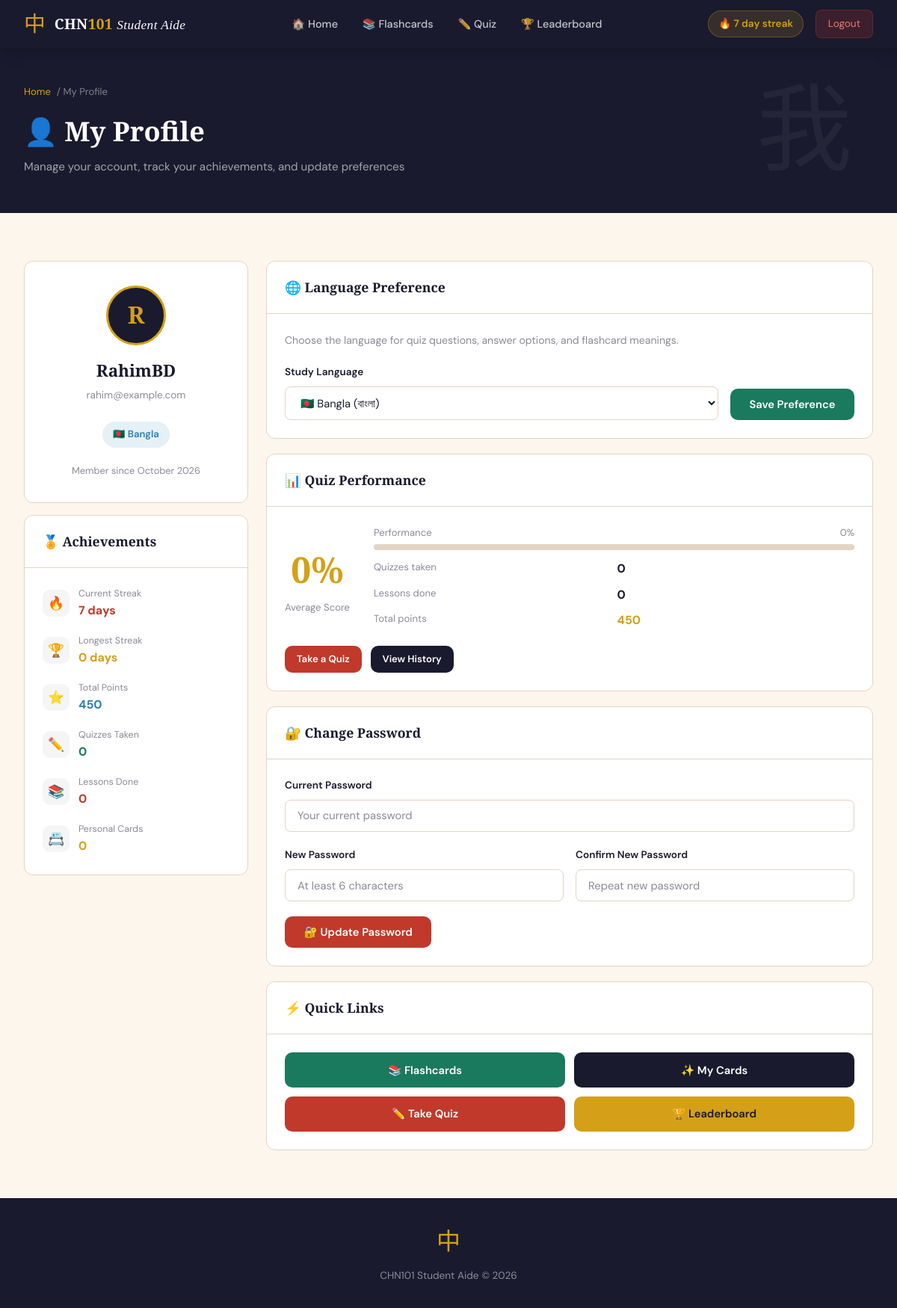
The page /profile.php (signed in) on the database its author committed.
### tables this page shows
CREATE TABLE students (
    student_id INT AUTO_INCREMENT PRIMARY KEY,
    username VARCHAR(100) NOT NULL UNIQUE,
    email VARCHAR(255) NOT NULL UNIQUE,
    password_hash VARCHAR(255) NOT NULL,
    preferred_language ENUM('english','bangla') DEFAULT 'english',
    current_streak INT DEFAULT 0,
    longest_streak INT DEFAULT 0,
    total_points INT DEFAULT 0,
    last_quiz_date DATE NULL,
    created_at TIMESTAMP DEFAULT CURRENT_TIMESTAMP
);

### db.php (called while the page is built, shortened)
<?php
function h($str) {
    return htmlspecialchars($str ?? '', ENT_QUOTES, 'UTF-8');
}
?>

### profile.php (the view, shortened to what this page needs)
<?php
require_once 'includes/db.php';
$studentId = $_SESSION['student_id'];
$student = $pdo->prepare("SELECT * FROM students WHERE student_id=?");
$student->execute([$studentId]);
$student = $student->fetch();
$stats = $pdo->prepare("
  SELECT COUNT(DISTINCT qa.attempt_id) AS total_quizzes,
         COUNT(DISTINCT qa.lesson_id)  AS lessons_done,
         ROUND(AVG(qa.score/qa.total_questions*100),1) AS avg_score,
         (SELECT COUNT(*) FROM personal_flashcards WHERE student_id=:sid) AS personal_cards
  FROM quiz_attempts qa WHERE qa.student_id=:sid
");
$stats->execute([':sid' => $studentId]);
$stats = $stats->fetch();
?>
<!DOCTYPE html>
<html lang="en">
<head>
  <link rel="stylesheet" href="css/style.css"/>
</head>
<body>
<nav class="navbar">
  <a href="index.php" class="navbar-brand">
    <span class="logo-char">中</span>
    <span class="logo-text">CHN<span>101</span> <em style="font-style:italic;font-weight:300;font-size:0.9em;">Student Aide</em></span>
  </a>
  <ul class="nav-links">
    <li><a href="index.php">🏠 Home</a></li>
    <li><a href="flashcards/index.php">📚 Flashcards</a></li>
    <li><a href="quiz/index.php">✏️ Quiz</a></li>
    <li><a href="leaderboard/index.php">🏆 Leaderboard</a></li>
  </ul>
  <div class="nav-user">
    <span class="nav-streak">🔥 <?= (int)$student['current_streak'] ?> day streak</span>
    <a href="logout.php" class="btn-logout">Logout</a>
  </div>
</nav>
<div class="page-header" data-char="我">
  <div class="container">
    <div class="breadcrumb"><a href="index.php">Home</a> / My Profile</div>
    <h1>👤 My Profile</h1>
    <p>Manage your account, track your achievements, and update preferences</p>
  </div>
</div>
<section class="section">
  <div class="container">
    <div style="display:grid;grid-template-columns:300px 1fr;gap:1.5rem;align-items:start">
      <div>
        <div class="card" style="text-align:center">
          <div class="card-body" style="padding:2rem">
            <div style="width:80px;height:80px;border-radius:50%;background:var(--ink);display:flex;align-items:center;justify-content:center;font-family:'Playfair Display',serif;font-size:2rem;font-weight:700;color:var(--gold);margin:0 auto 1rem;border:3px solid var(--gold)">
              <?= strtoupper(substr($student['username'],0,1)) ?>
            </div>
            <h2 style="font-family:'Playfair Display',serif;font-size:1.4rem;margin-bottom:0.2rem"><?= h($student['username']) ?></h2>
            <p style="color:var(--muted);font-size:0.85rem;margin-bottom:1.5rem"><?= h($student['email']) ?></p>
            <span class="badge badge-blue" style="font-size:0.82rem;padding:0.4rem 0.9rem">
              <?= $student['preferred_language']==='bangla'?'🇧🇩 Bangla':'🇬🇧 English' ?>
            </span>
            <div style="margin-top:1.25rem;font-size:0.8rem;color:var(--muted)">
              Member since <?= date('F Y', strtotime($student['created_at'])) ?>
            </div>
          </div>
        </div>
        <div class="card" style="margin-top:1rem">
          <div class="card-header"><h3>🏅 Achievements</h3></div>
          <div class="card-body" style="display:flex;flex-direction:column;gap:1rem">
            <?php
            $achievements = [
              ['🔥','Current Streak',$student['current_streak'].' days','var(--vermillion)'],
              ['🏆','Longest Streak',$student['longest_streak'].' days','var(--gold)'],
              ['⭐','Total Points',number_format($student['total_points']),'var(--sky)'],
              ['✏️','Quizzes Taken',$stats['total_quizzes']??0,'var(--jade)'],
              ['📚','Lessons Done',$stats['lessons_done']??0,'var(--vermillion)'],
              ['📇','Personal Cards',$stats['personal_cards']??0,'var(--gold)'],
            ];
            foreach ($achievements as $a): ?>
            <div style="display:flex;align-items:center;gap:0.75rem">
              <div style="width:36px;height:36px;border-radius:10px;background:rgba(0,0,0,0.04);display:flex;align-items:center;justify-content:center;font-size:1.1rem;flex-shrink:0"><?= $a[0] ?></div>
              <div style="flex:1">
                <div style="font-size:0.78rem;color:var(--muted)"><?= $a[1] ?></div>
                <div style="font-weight:700;color:<?= $a[3] ?>"><?= $a[2] ?></div>
              </div>
            </div>
            <?php endforeach; ?>
          </div>
        </div>
      </div>
      <div style="display:flex;flex-direction:column;gap:1.25rem">
        <div class="card">
          <div class="card-header"><h3>🌐 Language Preference</h3></div>
          <div class="card-body">
            <p style="color:var(--muted);font-size:0.88rem;margin-bottom:1.25rem">
              Choose the language for quiz questions, answer options, and flashcard meanings.
            </p>
            <form method="POST" style="display:flex;align-items:flex-end;gap:1rem;flex-wrap:wrap">
              <div class="form-group" style="margin:0;flex:1;min-width:200px">
                <label class="form-label">Study Language</label>
                <select name="preferred_language" class="form-control">
                  <option value="bangla"  <?= $student['preferred_language']==='bangla'?'selected':'' ?>>🇧🇩 Bangla (বাংলা)</option>
                </select>
              </div>
              <button type="submit" name="update_lang" class="btn btn-jade" style="flex-shrink:0">Save Preference</button>
            </form>
          </div>
        </div>
        <div class="card">
          <div class="card-header"><h3>📊 Quiz Performance</h3></div>
          <div class="card-body">
            <?php $avg = $stats['avg_score'] ?? 0; ?>
            <div style="display:flex;align-items:center;gap:2rem;flex-wrap:wrap">
              <div style="text-align:center">
                <div style="font-family:'Playfair Display',serif;font-size:3rem;font-weight:900;color:var(--gold)"><?= $avg ?>%</div>
                <div style="color:var(--muted);font-size:0.82rem">Average Score</div>
              </div>
              <div style="flex:1;min-width:180px">
                <div style="margin-bottom:0.75rem">
                  <div style="display:flex;justify-content:space-between;font-size:0.82rem;color:var(--muted);margin-bottom:0.3rem"><span>Performance</span><span><?= $avg ?>%</span></div>
                  <div class="progress-bar-wrap"><div class="progress-bar-fill" style="width:<?= $avg ?>%"></div></div>
                </div>
                <div style="display:grid;grid-template-columns:1fr 1fr;gap:0.5rem">
                  <div style="font-size:0.82rem;color:var(--muted)">Quizzes taken</div><strong><?= $stats['total_quizzes']??0 ?></strong>
                  <div style="font-size:0.82rem;color:var(--muted)">Lessons done</div><strong><?= $stats['lessons_done']??0 ?></strong>
                  <div style="font-size:0.82rem;color:var(--muted)">Total points</div><strong style="color:var(--gold)"><?= number_format($student['total_points']) ?></strong>
                </div>
              </div>
            </div>
            <div style="margin-top:1.25rem;display:flex;gap:0.75rem;flex-wrap:wrap">
              <a href="quiz/index.php" class="btn btn-primary btn-sm">Take a Quiz</a>
              <a href="quiz/history.php" class="btn btn-dark btn-sm">View History</a>
            </div>
          </div>
        </div>
        <div class="card">
          <div class="card-header"><h3>🔐 Change Password</h3></div>
          <div class="card-body">
            <form method="POST">
              <div class="form-group">
                <label class="form-label">Current Password</label>
                <input type="password" name="current_password" class="form-control" required placeholder="Your current password"/>
              </div>
              <div style="display:grid;grid-template-columns:1fr 1fr;gap:1rem">
                <div class="form-group">
                  <label class="form-label">New Password</label>
                  <input type="password" name="new_password" class="form-control" required placeholder="At least 6 characters"/>
                </div>
                <div class="form-group">
                  <label class="form-label">Confirm New Password</label>
                  <input type="password" name="confirm_password" class="form-control" required placeholder="Repeat new password"/>
                </div>
              </div>
              <button type="submit" name="change_password" class="btn btn-vermillion" style="background:var(--vermillion);color:white">🔐 Update Password</button>
            </form>
          </div>
        </div>
        <div class="card">
          <div class="card-header"><h3>⚡ Quick Links</h3></div>
          <div class="card-body" style="display:grid;grid-template-columns:1fr 1fr;gap:0.75rem">
            <a href="flashcards/index.php" class="btn btn-jade" style="justify-content:center">📚 Flashcards</a>
            <a href="flashcards/my_cards.php" class="btn btn-dark" style="justify-content:center">✨ My Cards</a>
            <a href="quiz/index.php" class="btn btn-primary" style="justify-content:center">✏️ Take Quiz</a>
            <a href="leaderboard/index.php" class="btn btn-gold" style="justify-content:center">🏆 Leaderboard</a>
          </div>
        </div>
      </div>
    </div>
  </div>
</section>
<footer>
  <span class="footer-char">中</span>
  <p>CHN101 Student Aide &copy; <?= date('Y') ?></p>
</footer>
</body>
</html>

### rows shown on the page
students: current_streak "7", username "R", username "RahimBD", email "rahim@example.com", created_at "October 2026", preferred_language "🇧🇩 Bangla (বাংলা)", total_points "450"

### other values the page prints
$a[0] "🔥"
$a[1] "Current Streak"
$a[2] "7 days"
$a[0] "🏆"
$a[1] "Longest Streak"
$a[2] "0 days"
$a[0] "⭐"
$a[1] "Total Points"
$a[2] "450"
$a[0] "✏️"
$a[1] "Quizzes Taken"
$a[2] "0"
$a[0] "📚"
$a[1] "Lessons Done"
$a[0] "📇"
